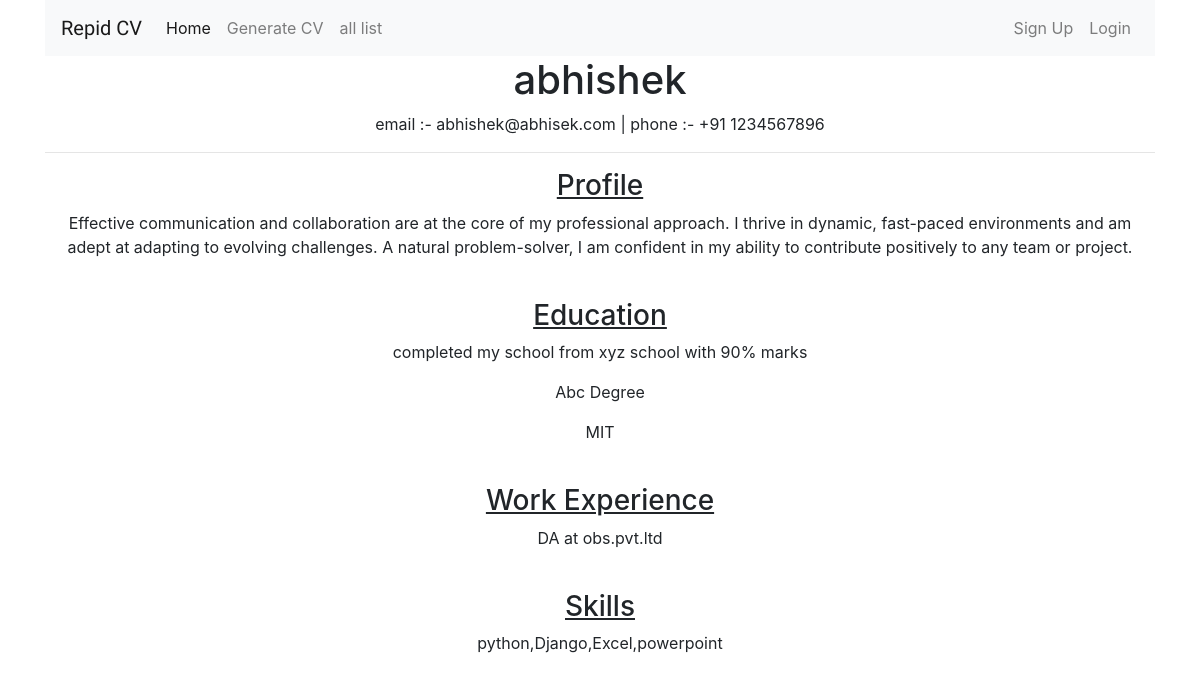
The page /view/15/ on the database its author committed.
### pdf/models.py (models this page shows, shortened)
class profile(models.Model):
    name = models.CharField(max_length=200)
    email = models.EmailField()
    phone = models.CharField(max_length=200)
    summary = models.TextField(default="Effective communication and collaboration are at the core of my professional approach. I thrive in dynamic, fast-paced environments and am adept at adapting to evolving challenges. A natural problem-solver, I am confident in my ability to contribute positively to any team or project.")
    degree = models.CharField(max_length=200)
    school = models.CharField(max_length=200)
    university = models.CharField(max_length=200)
    previous_work = models.CharField(max_length=200)
    skills = models.CharField(max_length=1000)

### pdf/views.py (the view)
# urls.py: path("view/<int:id>/",views.view_cv,name="view"),
def view_cv(request, id):
    view_data = get_object_or_404(profile, pk=id)  # Use get_object_or_404 to handle the case when the object is not found
    return render(request, 'pdf/view_cv.html', {'view': [view_data]})

### pdf/templates/pdf/view_cv.html
{% extends "pdf/base_base.html" %}
{% block cv %}
        {% for i in view %}
            <div class="text-center">
                <h1>{{ i.name }}</h1>
                <p>email :- {{i.email}} | phone :- {{i.phone}}</p>
                <hr>
                <h3><u>Profile</u></h3>
                <p>{{i.summary}}</p>
                <br>
                <h3><u>Education</u></h3>
                <p>{{i.school}}</p>
                <p>{{i.degree}}</p>
                <p>{{i.university}}</p>
                <br>
                <h3><u>Work Experience</u></h3>
                <p>{{i.previous_work}}</p>
                <br>
                <h3><u>Skills</u></h3>
                <p>{{i.skills}}</p>
                <br>
            </div>
        {% endfor %}
{% endblock %}

### rows shown on the page
profile: name "abhishek", email "abhishek@abhisek.com", phone "+91 1234567896", summary "Effective communication and collaboration are at the core of my professional approach. I thrive in dynamic, fast-paced environments and am adept at adapting to evolving challenges. A natural problem-solver, I am confident in my ability to contribute positively to any team or project.", school "completed my school from xyz school with 90% marks", degree "Abc Degree", university "MIT", previous_work "DA at obs.pvt.ltd", skills "python,Django,Excel,powerpoint"
